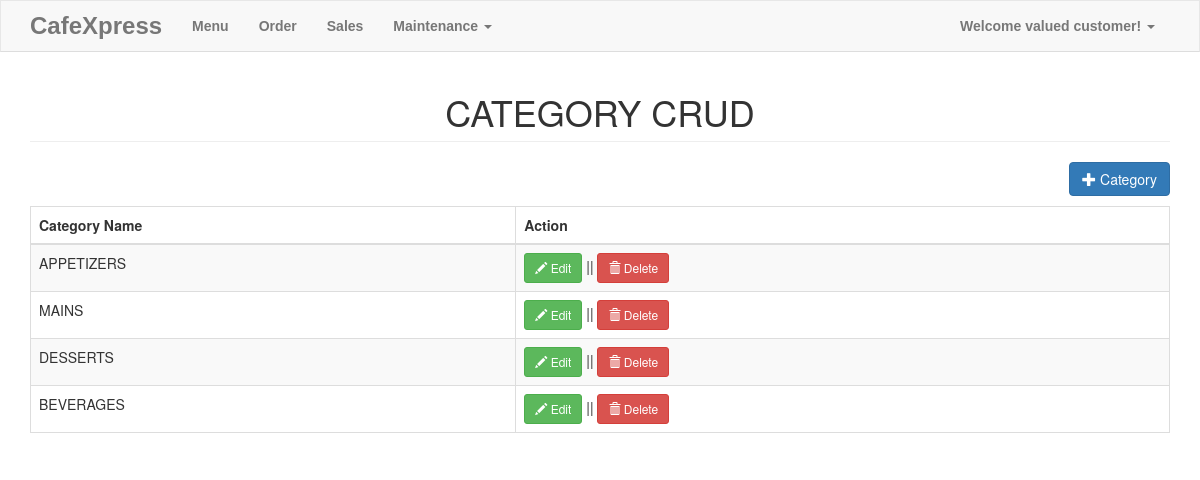
The app's page /category.php with its own data.
### tables this page shows
CREATE TABLE `category` (
  `categoryid` int(11) NOT NULL,
  `catname` varchar(30) NOT NULL
);

### category.php (the view, shortened to what this page needs)
<?php include('header.php'); ?>
<body>
<?php include('navbar.php'); ?>
<div class="container">
	<h1 class="page-header text-center">CATEGORY CRUD</h1>
	<div class="row">
		<div class="col-md-12">
			<a href="#addcategory" data-toggle="modal" class="pull-right btn btn-primary"><span class="glyphicon glyphicon-plus"></span> Category</a>
		</div>
	</div>
	<div style="margin-top:10px;">
		<table class="table table-striped table-bordered">
			<thead>
				<th>Category Name</th>
				<th>Action</th>
			</thead>
			<tbody>
				<?php
					$sql="select * from category order by categoryid asc";
					$query=$conn->query($sql);
					while($row=$query->fetch_array()){
						?>
						<tr>
							<td><?php echo $row['catname']; ?></td>
							<td>
								<a href="#editcategory<?php echo $row['categoryid']; ?>" data-toggle="modal" class="btn btn-success btn-sm"><span class="glyphicon glyphicon-pencil"></span> Edit</a> || <a href="#deletecategory<?php echo $row['categoryid']; ?>" data-toggle="modal" class="btn btn-danger btn-sm"><span class="glyphicon glyphicon-trash"></span> Delete</a>
							</td>
						</tr>
						<?php
					}
				?>
			</tbody>
		</table>
	</div>
</div>
</body>
</html>

### records on screen
category: catname "APPETIZERS"
category: catname "MAINS"
category: catname "DESSERTS"
category: catname "BEVERAGES"
